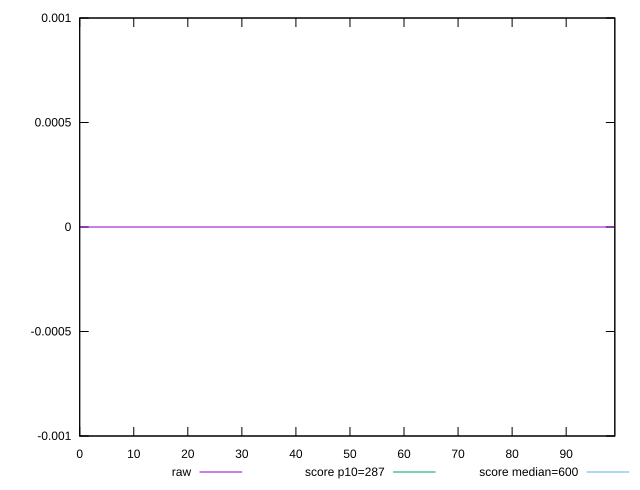

The script that saved this image:
reset

$raw <<EOF
0 0
1 0
2 0
3 0
4 0
5 0
6 0
7 0
8 0
9 0
10 0
11 0
12 0
13 0
14 0
15 0
16 0
17 0
18 0
19 0
20 0
21 0
22 0
23 0
24 0
25 0
26 0
27 0
28 0
29 0
30 0
31 0
32 0
33 0
34 0
35 0
36 0
37 0
38 0
39 0
40 0
41 0
42 0
43 0
44 0
45 0
46 0
47 0
48 0
49 0
50 0
51 0
52 0
53 0
54 0
55 0
56 0
57 0
58 0
59 0
60 0
61 0
62 0
63 0
64 0
65 0
66 0
67 0
68 0
69 0
70 0
71 0
72 0
73 0
74 0
75 0
76 0
77 0
78 0
79 0
80 0
81 0
82 0
83 0
84 0
85 0
86 0
87 0
88 0
89 0
90 0
91 0
92 0
93 0
94 0
95 0
96 0
97 0
98 0
99 0
EOF

set key outside below
set xrange [0:99]
set yrange [-0.001:0.001]
set terminal svg size 640, 490 enhanced background rgb 'white'
set output "report_00007_2020-12-11T15:55:29.892Z/total-blocking-time/samples/pages+cached+noexternal/raw/values.svg"

plot $raw title "raw" with line, \
     287 title "score p10=287", \
     600 title "score median=600"

reset
